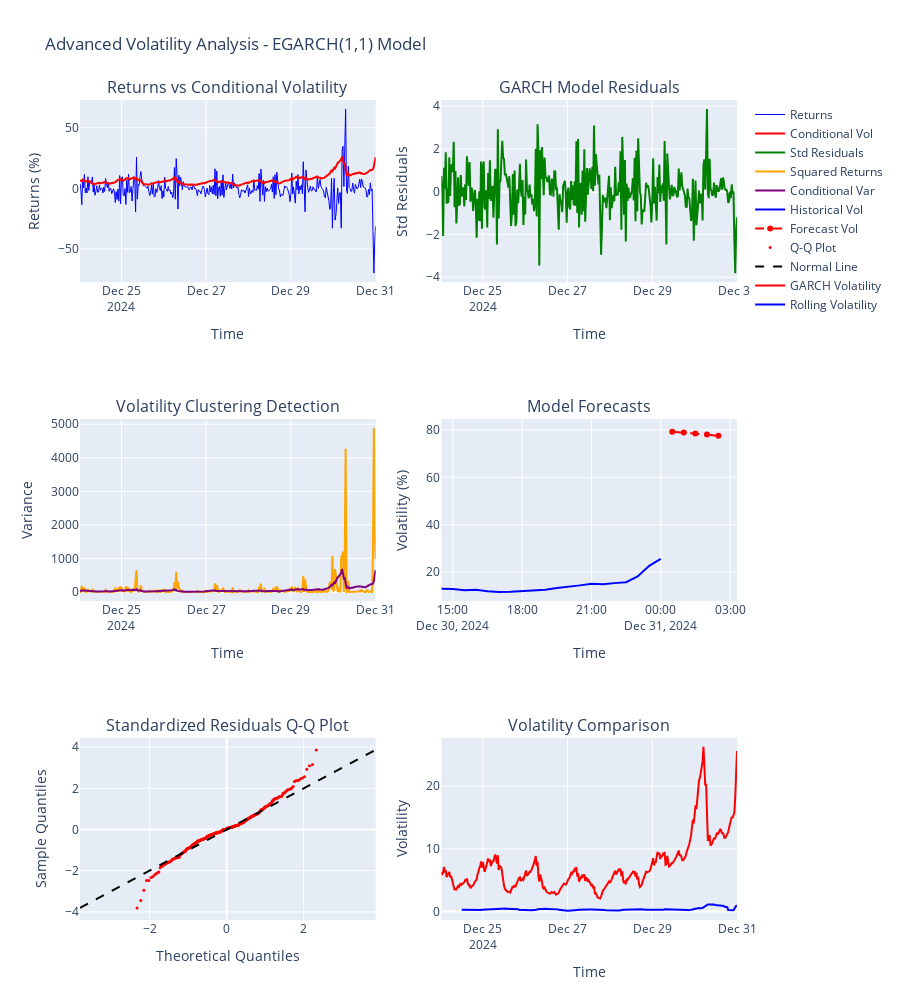

Source (notebook cell):
### Code cell
# Volatility Forecasting and Advanced Visualizations

if not merged_df.empty and 'price' in merged_df.columns and len(log_returns) > 50 and ARCH_AVAILABLE:
    if 'garch_models' in locals() and garch_models:
        print("\nVolatility Forecasting and Analysis")
        print("=" * 50)
        
        # Generate forecasts from best model
        best_model_name = comparison_df.loc[comparison_df['AIC'].idxmin(), 'Model']
        best_model = garch_models[best_model_name]
        
        # Generate 5-step ahead forecasts
        # For EGARCH models, use simulation-based forecasting for multi-step
        if best_model_name == 'EGARCH(1,1)':
            forecasts = best_model.forecast(horizon=5, method='simulation', simulations=1000)
        else:
            forecasts = best_model.forecast(horizon=5)
        forecast_variance = forecasts.variance.iloc[-1].values
        forecast_volatility = np.sqrt(forecast_variance)
        
        print(f"\n5-step ahead volatility forecasts ({best_model_name}):")
        for i, vol in enumerate(forecast_volatility, 1):
            print(f"  Step {i}: {vol:.3f}%")
        
        # Create comprehensive GARCH visualization
        fig = make_subplots(
            rows=3, cols=2,
            subplot_titles=[
                'Returns vs Conditional Volatility', 'GARCH Model Residuals',
                'Volatility Clustering Detection', 'Model Forecasts',
                'Standardized Residuals Q-Q Plot', 'Volatility Comparison'
            ],
            specs=[[{"secondary_y": False}, {"secondary_y": False}],
                   [{"secondary_y": False}, {"secondary_y": False}],
                   [{"secondary_y": False}, {"secondary_y": False}]]
        )
        
        # Extract model components
        conditional_vol = best_model.conditional_volatility
        standardized_residuals = best_model.resid / conditional_vol
        
        # 1. Returns vs Conditional Volatility
        fig.add_trace(
            go.Scatter(x=returns_clean.index, y=returns_clean.values, 
                      name='Returns', line=dict(color='blue', width=1)),
            row=1, col=1
        )
        fig.add_trace(
            go.Scatter(x=conditional_vol.index, y=conditional_vol.values, 
                      name='Conditional Vol', line=dict(color='red', width=2),
                      yaxis='y2'),
            row=1, col=1
        )
        
        # 2. Standardized residuals
        fig.add_trace(
            go.Scatter(x=standardized_residuals.index, y=standardized_residuals.values, 
                      name='Std Residuals', line=dict(color='green')),
            row=1, col=2
        )
        
        # 3. Volatility clustering - Squared returns vs Conditional variance
        squared_returns = returns_clean ** 2
        conditional_var = conditional_vol ** 2
        
        fig.add_trace(
            go.Scatter(x=squared_returns.index, y=squared_returns.values, 
                      name='Squared Returns', line=dict(color='orange')),
            row=2, col=1
        )
        fig.add_trace(
            go.Scatter(x=conditional_var.index, y=conditional_var.values, 
                      name='Conditional Var', line=dict(color='purple')),
            row=2, col=1
        )
        
        # 4. Forecast visualization
        last_date = returns_clean.index[-1]
        forecast_dates = pd.date_range(start=last_date, periods=6, freq='30T')[1:]
        
        # Historical volatility (last 20 points)
        hist_vol = conditional_vol.tail(20)
        
        fig.add_trace(
            go.Scatter(x=hist_vol.index, y=hist_vol.values, 
                      name='Historical Vol', line=dict(color='blue')),
            row=2, col=2
        )
        fig.add_trace(
            go.Scatter(x=forecast_dates, y=forecast_volatility, 
                      name='Forecast Vol', line=dict(color='red', dash='dash')),
            row=2, col=2
        )
        
        # 5. Q-Q plot for standardized residuals
        # Generate theoretical quantiles for normal distribution
        n = len(standardized_residuals)
        theoretical_quantiles = stats.norm.ppf(np.linspace(0.01, 0.99, n))
        empirical_quantiles = np.sort(standardized_residuals.values)
        
        fig.add_trace(
            go.Scatter(x=theoretical_quantiles, y=empirical_quantiles, 
                      mode='markers', name='Q-Q Plot', 
                      marker=dict(color='red', size=3)),
            row=3, col=1
        )
        # Add 45-degree line
        qq_range = [min(theoretical_quantiles.min(), empirical_quantiles.min()),
                    max(theoretical_quantiles.max(), empirical_quantiles.max())]
        fig.add_trace(
            go.Scatter(x=qq_range, y=qq_range, 
                      mode='lines', name='Normal Line', 
                      line=dict(color='black', dash='dash')),
            row=3, col=1
        )
        
        # 6. Compare different volatility measures
        rolling_vol_garch = rolling_volatility(log_returns, window=24)
        
        # Align data for comparison
        aligned_dates = conditional_vol.index
        rolling_aligned = rolling_vol_garch.loc[aligned_dates]
        
        fig.add_trace(
            go.Scatter(x=aligned_dates, y=conditional_vol.values, 
                      name='GARCH Volatility', line=dict(color='red')),
            row=3, col=2
        )
        fig.add_trace(
            go.Scatter(x=aligned_dates, y=rolling_aligned.values, 
                      name='Rolling Volatility', line=dict(color='blue')),
            row=3, col=2
        )
        
        # Update layout
        fig.update_layout(
            height=1000,
            title_text=f"Advanced Volatility Analysis - {best_model_name} Model",
            showlegend=True
        )
        
        # Update axis labels
        fig.update_xaxes(title_text="Time", row=1, col=1)
        fig.update_yaxes(title_text="Returns (%)", row=1, col=1)
        fig.update_xaxes(title_text="Time", row=1, col=2)
        fig.update_yaxes(title_text="Std Residuals", row=1, col=2)
        fig.update_xaxes(title_text="Time", row=2, col=1)
        fig.update_yaxes(title_text="Variance", row=2, col=1)
        fig.update_xaxes(title_text="Time", row=2, col=2)
        fig.update_yaxes(title_text="Volatility (%)", row=2, col=2)
        fig.update_xaxes(title_text="Theoretical Quantiles", row=3, col=1)
        fig.update_yaxes(title_text="Sample Quantiles", row=3, col=1)
        fig.update_xaxes(title_text="Time", row=3, col=2)
        fig.update_yaxes(title_text="Volatility", row=3, col=2)
        
        fig.show()
        
        # Model diagnostics
        print(f"\nModel Diagnostics for {best_model_name}:")
        print(f"  Mean standardized residual: {standardized_residuals.mean():.6f}")
        print(f"  Std of standardized residuals: {standardized_residuals.std():.6f}")
        print(f"  Skewness of std residuals: {stats.skew(standardized_residuals):.3f}")
        print(f"  Kurtosis of std residuals: {stats.kurtosis(standardized_residuals):.3f}")
        
        # Ljung-Box test on standardized residuals
        from statsmodels.stats.diagnostic import acorr_ljungbox
        try:
            lb_residuals = acorr_ljungbox(standardized_residuals.dropna(), lags=10, return_df=True)
            print(f"  Ljung-Box p-value (residuals): {lb_residuals['lb_pvalue'].iloc[-1]:.6f}")
            if lb_residuals['lb_pvalue'].iloc[-1] > 0.05:
                print("  ✓ No significant autocorrelation in residuals")
            else:
                print("  ✗ Significant autocorrelation detected in residuals")
        except Exception as e:
            print(f"  Ljung-Box test failed: {str(e)}")
    
    else:
        print("No GARCH models available for forecasting.")
else:
    print("GARCH modeling not available or insufficient data.")

### Figure 1 — Plotly figure (JSON) as saved in the notebook; plotly's stock layout.template omitted (floating-point values rounded to 4 significant figures; data arrays with more than 128 entries replaced by an {"elided": "..."} marker saying what was removed)
{"data": [{"line": {"color": "blue", "width": 1}, "name": "Returns", "type": "scatter", "x": {"elided": "336 str values"}, "xaxis": "x", "y": {"elided": "336 float values"}, "yaxis": "y"}, {"line": {"color": "red", "width": 2}, "name": "Conditional Vol", "type": "scatter", "x": {"elided": "336 str values"}, "xaxis": "x", "y": {"elided": "336 float values"}, "yaxis": "y"}, {"line": {"color": "green"}, "name": "Std Residuals", "type": "scatter", "x": {"elided": "336 str values"}, "xaxis": "x2", "y": {"elided": "336 float values"}, "yaxis": "y2"}, {"line": {"color": "orange"}, "name": "Squared Returns", "type": "scatter", "x": {"elided": "336 str values"}, "xaxis": "x3", "y": {"elided": "336 float values"}, "yaxis": "y3"}, {"line": {"color": "purple"}, "name": "Conditional Var", "type": "scatter", "x": {"elided": "336 str values"}, "xaxis": "x3", "y": {"elided": "336 float values"}, "yaxis": "y3"}, {"line": {"color": "blue"}, "name": "Historical Vol", "type": "scatter", "x": ["2024-12-30T14:30:00+00:00", "2024-12-30T15:00:00+00:00", "2024-12-30T15:30:00+00:00", "2024-12-30T16:00:00+00:00", "2024-12-30T16:30:00+00:00", "2024-12-30T17:00:00+00:00", "2024-12-30T17:30:00+00:00", "2024-12-30T18:00:00+00:00", "2024-12-30T18:30:00+00:00", "2024-12-30T19:00:00+00:00", "2024-12-30T19:30:00+00:00", "2024-12-30T20:00:00+00:00", "2024-12-30T20:30:00+00:00", "2024-12-30T21:00:00+00:00", "2024-12-30T21:30:00+00:00", "2024-12-30T22:00:00+00:00", "2024-12-30T22:30:00+00:00", "2024-12-30T23:00:00+00:00", "2024-12-30T23:30:00+00:00", "2024-12-31T00:00:00+00:00"], "xaxis": "x4", "y": [13.09, 12.95, 12.4, 12.61, 12.03, 11.67, 11.82, 12.04, 12.27, 12.64, 13.36, 14.07, 14.46, 15.1, 14.92, 15.41, 15.8, 18.19, 22.72, 25.62], "yaxis": "y4"}, {"line": {"color": "red", "dash": "dash"}, "name": "Forecast Vol", "type": "scatter", "x": ["2024-12-31T00:30:00+00:00", "2024-12-31T01:00:00+00:00", "2024-12-31T01:30:00+00:00", "2024-12-31T02:00:00+00:00", "2024-12-31T02:30:00+00:00"], "xaxis": "x4", "y": [79.2, 78.9, 78.5, 78.03, 77.49], "yaxis": "y4"}, {"marker": {"color": "red", "size": 3}, "mode": "markers", "name": "Q-Q Plot", "type": "scatter", "x": {"elided": "336 float values"}, "xaxis": "x5", "y": {"elided": "336 float values"}, "yaxis": "y5"}, {"line": {"color": "black", "dash": "dash"}, "mode": "lines", "name": "Normal Line", "type": "scatter", "x": [-3.807, 3.866], "xaxis": "x5", "y": [-3.807, 3.866], "yaxis": "y5"}, {"line": {"color": "red"}, "name": "GARCH Volatility", "type": "scatter", "x": {"elided": "336 str values"}, "xaxis": "x6", "y": {"elided": "336 float values"}, "yaxis": "y6"}, {"line": {"color": "blue"}, "name": "Rolling Volatility", "type": "scatter", "x": {"elided": "336 str values"}, "xaxis": "x6", "y": {"elided": "336 float values"}, "yaxis": "y6"}], "layout": {"annotations": [{"font": {"size": 16}, "showarrow": false, "text": "Returns vs Conditional Volatility", "x": 0.225, "xanchor": "center", "xref": "paper", "y": 1, "yanchor": "bottom", "yref": "paper"}, {"font": {"size": 16}, "showarrow": false, "text": "GARCH Model Residuals", "x": 0.775, "xanchor": "center", "xref": "paper", "y": 1, "yanchor": "bottom", "yref": "paper"}, {"font": {"size": 16}, "showarrow": false, "text": "Volatility Clustering Detection", "x": 0.225, "xanchor": "center", "xref": "paper", "y": 0.6111, "yanchor": "bottom", "yref": "paper"}, {"font": {"size": 16}, "showarrow": false, "text": "Model Forecasts", "x": 0.775, "xanchor": "center", "xref": "paper", "y": 0.6111, "yanchor": "bottom", "yref": "paper"}, {"font": {"size": 16}, "showarrow": false, "text": "Standardized Residuals Q-Q Plot", "x": 0.225, "xanchor": "center", "xref": "paper", "y": 0.2222, "yanchor": "bottom", "yref": "paper"}, {"font": {"size": 16}, "showarrow": false, "text": "Volatility Comparison", "x": 0.775, "xanchor": "center", "xref": "paper", "y": 0.2222, "yanchor": "bottom", "yref": "paper"}], "height": 1000, "showlegend": true, "title": {"text": "Advanced Volatility Analysis - EGARCH(1,1) Model"}, "xaxis": {"anchor": "y", "domain": [0, 0.45], "title": {"text": "Time"}}, "xaxis2": {"anchor": "y2", "domain": [0.55, 1], "title": {"text": "Time"}}, "xaxis3": {"anchor": "y3", "domain": [0, 0.45], "title": {"text": "Time"}}, "xaxis4": {"anchor": "y4", "domain": [0.55, 1], "title": {"text": "Time"}}, "xaxis5": {"anchor": "y5", "domain": [0, 0.45], "title": {"text": "Theoretical Quantiles"}}, "xaxis6": {"anchor": "y6", "domain": [0.55, 1], "title": {"text": "Time"}}, "yaxis": {"anchor": "x", "domain": [0.7778, 1], "title": {"text": "Returns (%)"}}, "yaxis2": {"anchor": "x2", "domain": [0.7778, 1], "title": {"text": "Std Residuals"}}, "yaxis3": {"anchor": "x3", "domain": [0.3889, 0.6111], "title": {"text": "Variance"}}, "yaxis4": {"anchor": "x4", "domain": [0.3889, 0.6111], "title": {"text": "Volatility (%)"}}, "yaxis5": {"anchor": "x5", "domain": [0, 0.2222], "title": {"text": "Sample Quantiles"}}, "yaxis6": {"anchor": "x6", "domain": [0, 0.2222], "title": {"text": "Volatility"}}}}
